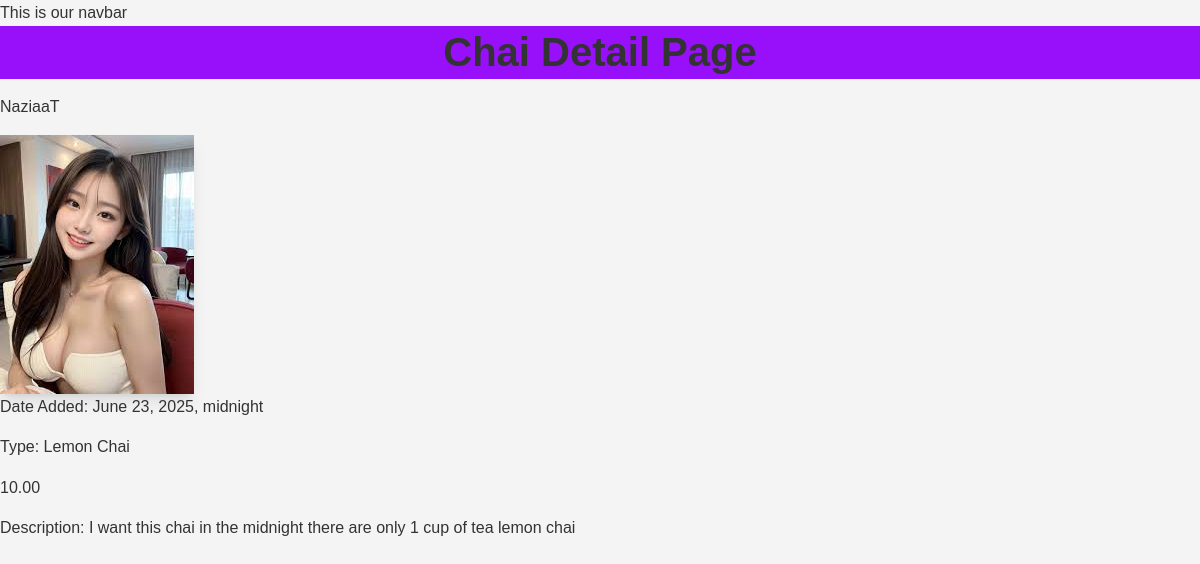
The app's page /chai_app/4/ with its own data.
### chai_app/models.py (models this page shows, shortened)
class ChaiVarity(models.Model):
     CHAI_TYPES_CHOICE = [
         ('Masala', 'Masala Chai'),
         ('Ginger', 'Ginger Chai'),
         ('Cardamom', 'Cardamom Chai'),
         ('Lemon', 'Lemon Chai'),
         ('Plain', 'Plain Chai'),
     ]
     name = models.CharField(max_length=100)
     image = models.ImageField(upload_to='chais/')
     date_added = models.DateTimeField(default=timezone.now)
     type = models.CharField(max_length=20, choices=CHAI_TYPES_CHOICE, default='Plain')
     description = models.TextField(default="", blank=True)
     price = models.DecimalField(max_digits=6, decimal_places=2, default=10.00)

### chai_app/views.py (the view)
# urls.py: path('<int:chai_id>/', views.chai_detail, name='chai_detail'),
def chai_detail(request, chai_id):
    chai = get_object_or_404(ChaiVarity, pk=chai_id)
    return render(request, 'chai_app/chai_detail.html', {'chai': chai})

### chai_app/templates/chai_app/chai_detail.html (shortened to what this page needs)
{% extends "layout.html" %}
{% block content %}
<h1 class="bg-purple-600 text-2xl font-bold mb-4" >Chai Detail Page</h1>
<h3>{{ chai.name }}</h3>
<img class='bg-amber-400 shadow-lg' src="{{ chai.image.url }}" alt="{{ chai.name }}">
<p>Date Added: {{ chai.date_added }}</p>
<p>Type: {{ chai.get_type_display }}</p>
<h2>{{ chai.price }}</h2>
<p>Description: {{ chai.description }}</p>
{% endblock %}

### static/style.css (style rules this page uses)
body { background-color: #08153d; color: #ffffff; }
h1 { text-align: center; font-size: 2.5em; color: #ffffff; }
* { margin: 0; padding: 0; box-sizing: border-box; }
body { font-family: 'Arial', sans-serif; line-height: 1.6; color: #333; background-color: #f4f4f4; }
h1, h2, h3, h4 { color: #333; margin-bottom: 15px; }
p { margin-bottom: 15px; }

### records on screen
ChaiVarity: name "NaziaaT", image (picture), date_added "June 23, 2025, midnight", type "Lemon Chai", price "10.00", description "I want this chai in the midnight there are only 1 cup of tea lemon chai"
